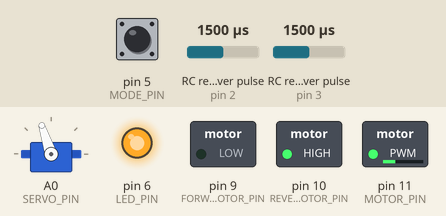
Bench run of a sketch on a simulated Arduino Uno, built with avr-gcc and run on an emulated ATmega328P. Shown: servo, switched loads named in the sketch (green lamp = pin HIGH), output pins drawn as LEDs (lit = HIGH). Wiring (inferred from the names in the program): 2 × RC receiver channel: data pin 2 / data pin 3. The test bench sets the inputs (shaded band); at power-on: RC receiver pulse (sensors on pin 2, pin 3) 1500 µs, pin 5 (MODE_PIN) LOW. The ROS host is connected and sends only what is stated.

Above: at 1.2 s.
1.3 s: RC receiver pulse (sensor on pin 2) set to 1020 µs
At 1.6 s:
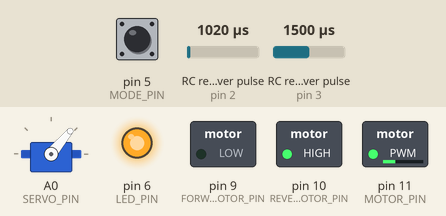
2.8 s: RC receiver pulse (sensor on pin 3) set to 1256 µs
4.3 s: RC receiver pulse (sensor on pin 3) set to 1240 µs
At 5.1 s:
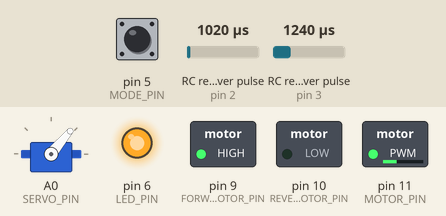
5.8 s: RC receiver pulse (sensor on pin 2) set to 1250 µs
At 6.7 s:
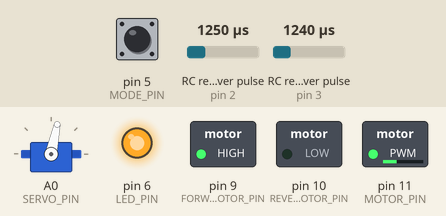
7.3 s: RC receiver pulse (sensor on pin 2) set to 1500 µs
At 8.5 s:
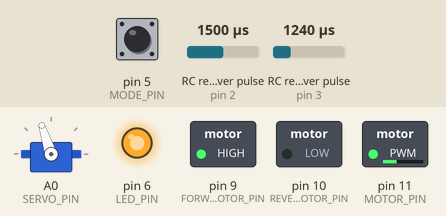
8.8 s: RC receiver pulse (sensor on pin 3) set to 1020 µs
At 10.2 s:
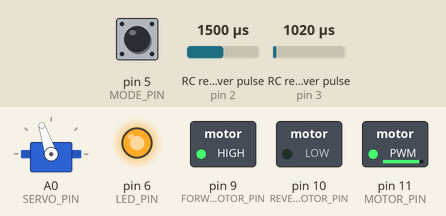
Timing chart, 0 to 11.3 s (numbered marks = the images above; inputs shaded):
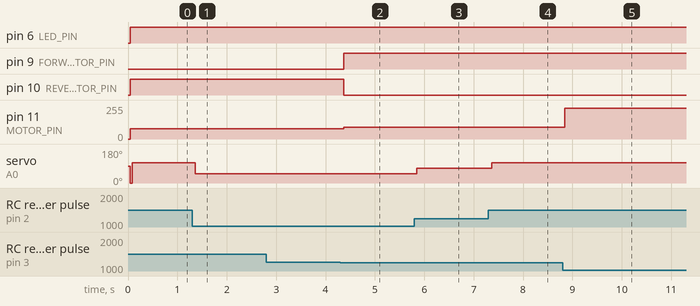

Measured:
- the behaviour switches between 1249 and 1248 µs on RC receiver pulse (sensor on pin 3) (found by bisection; images 1 and 2)
- after the input at 1.3 s, servo on A0 (SERVO_PIN): 108° → 50° after 0.07 s
- after the input at 2.8 s, every drawn part: stays the same
- after the input at 4.3 s, pin 9 (FORWARD_MOTOR_PIN): LOW → HIGH after 0.06 s; pin 10 (REVERSE_MOTOR_PIN): HIGH → LOW after 0.06 s; pin 11 (MOTOR_PIN): 77/255 → 87/255 after 0.06 s
- after the input at 5.8 s, servo on A0 (SERVO_PIN): 50° → 78° at once
- after the input at 7.3 s, servo on A0 (SERVO_PIN): 78° → 108° after 0.06 s
- after the input at 8.8 s, pin 11 (MOTOR_PIN): 87/255 → 231/255 at once

The sketch:

car_controller.ino
```cpp
/*
 * Rosserial communication for rc car:
 * Takes in pwm signals from a reciever and publishes
 *  the data to the onboard computer.
 * Also calculates propper output to an h-bridge to
 *  control the rc car.
 */

#include <ros.h>
#include <std_msgs/UInt16.h>
#include <std_msgs/Bool.h>
#include <Servo.h>

const int LED_PIN = 6;
const int STEERING_PIN = 2;
const int THROTTLE_PIN = 3;
const int FORWARD_MOTOR_PIN = 9;
const int REVERSE_MOTOR_PIN = 10;
const int MOTOR_PIN = 11;
const int SERVO_PIN = A0;
const int MODE_PIN = 5;
const int HIGH_PWM = 2000;
const int MID_PWM = 1500;
const int LOW_PWM = 1000;
const int DEAD_BAND = 100;
const int STATIC_OFFSET = 10;
const int RX_PWM_ERROR = -150;
const int SPEED_LIMIT = 100;


const boolean DoDebug = true;
const boolean ReverseThrottle = true;
Servo Servo1;

unsigned int SteeringPulse;
unsigned int ThrottlePulse;
unsigned int ModePulse;
unsigned int ThrottleRight;
unsigned int ThrottleLeft;
boolean Forward;

enum Mode { disarmed, armed, autonomous };

Mode CurrentMode;


ros::NodeHandle nh;
std_msgs::UInt16 PulseMsg;
std_msgs::Bool MovingMsg;

ros::Publisher MovingPub("moving", &MovingMsg);
ros::Publisher SteeringPub("steering_pwm", &PulseMsg);
ros::Publisher ThrottlePub("throttle_pwm", &PulseMsg);
ros::Publisher ModePub("mode_pwm", &PulseMsg);


void StartRos()
{
  nh.initNode();
  nh.advertise(MovingPub);
  nh.advertise(SteeringPub);
  if (DoDebug)
  {
    nh.advertise(ThrottlePub);
    nh.advertise(ModePub);
  }
}

void GetInput()
{
  SteeringPulse = pulseIn(STEERING_PIN , HIGH, 20000) - RX_PWM_ERROR;

  if (ReverseThrottle)
  {
    ThrottlePulse = 3000-(pulseIn(THROTTLE_PIN , HIGH, 20000) - RX_PWM_ERROR);
  }
  else
  {
    ThrottlePulse = pulseIn(THROTTLE_PIN , HIGH, 20000) - RX_PWM_ERROR;
  }

  ModePulse = pulseIn(MODE_PIN , HIGH, 20000) - RX_PWM_ERROR;
}

void SetDirection(bool forward) // 1 for forward, 0 for reverse
{
  ///set direction using logic pins of hbridge
  if (forward == Forward) //requested and current state are the same
  {
    // do nothing
  }
  else
  {
    // change directions
    if (Forward == true)
    {
      digitalWrite(FORWARD_MOTOR_PIN, LOW);
      digitalWrite(REVERSE_MOTOR_PIN, HIGH);
    }
    else
    {
      digitalWrite(REVERSE_MOTOR_PIN, LOW);
      digitalWrite(FORWARD_MOTOR_PIN, HIGH);
    }
    //store current state
    Forward = forward;
  }
}

void Output()
{
  // moving?
  if (abs(ThrottlePulse - 1500) > DEAD_BAND)
  {
    MovingMsg.data = true;
  }
  else
  {
    MovingMsg.data = false;
  }

  //mode?
  if (ModePulse > 1600)
  {
    CurrentMode = disarmed;
  }
  else
  {
    CurrentMode = armed;
  }

  /// Publish the ROS messages:
  PulseMsg.data = SteeringPulse;
  SteeringPub.publish(&PulseMsg);
  MovingPub.publish(&MovingMsg);

  if (DoDebug)
  {
    PulseMsg.data = ThrottlePulse;
    ThrottlePub.publish(&PulseMsg);
    PulseMsg.data = ModePulse;
    ModePub.publish(&PulseMsg);
  }

  if (CurrentMode == armed)
  {
    digitalWrite(LED_PIN, HIGH);

    if (MovingMsg.data)
    {
      //throttle magnitide
      //map(in, in_min, in_max, out_min, out_max)
      ThrottlePulse = map( abs(1500-ThrottlePulse), 0, 500, 0, 255);

      //throttle direction
      if(ThrottlePulse > 1500) //Deadband considered in MovingMsg.data
      {
        SetDirection(1); // 1 for forward
      }
      else
      {
        SetDirection(0); // 0 for reverse
      }

      //control motors
      analogWrite(MOTOR_PIN, ThrottlePulse);
    }

    //steering servo direction
    SteeringPulse = map(SteeringPulse, 1000, 2000, 30, 150);

    //control servo
    Servo1.write(SteeringPulse);

  }
  else //disarmed
  {
    //disable motor and blink
    digitalWrite(LED_PIN, LOW);
    digitalWrite(MOTOR_PIN, LOW);
    delay(100);
    digitalWrite(LED_PIN, HIGH);
    delay(100);
    digitalWrite(LED_PIN, LOW);
  }
}

void setup()
{
  pinMode(STEERING_PIN, INPUT);
  pinMode(THROTTLE_PIN, INPUT);
  pinMode(MODE_PIN, INPUT);
  pinMode(LED_PIN, OUTPUT);
  pinMode(FORWARD_MOTOR_PIN, OUTPUT);
  pinMode(REVERSE_MOTOR_PIN, OUTPUT);
  pinMode(MOTOR_PIN, OUTPUT);
  pinMode(SERVO_PIN, OUTPUT);

  Servo1.attach(SERVO_PIN);

  Forward = true;

  StartRos();
}

void loop()
{
  GetInput();
  Output();

  nh.spinOnce();
  //delay(10);
}
```
